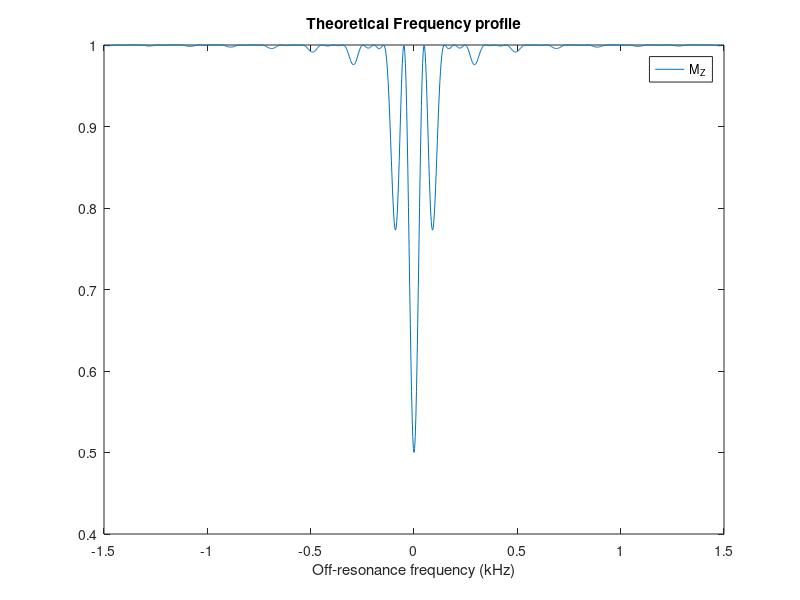

Write the MATLAB code that produced this figure.

B0 = 7; % [T]
GAMMA = 42.58; % [MHz/T], [kHz/mT]

BW_ppm = 5; % [ppm]
BW = BW_ppm*GAMMA*B0*1e-3; % [kHz]
%BW = 2; % [kHz] off-resonance frequency bandwidth (e.g. the linear gradient field)
df = linspace(-BW,BW); % [kHz]
Nf = 1000;
df = (-BW:2*BW/Nf:BW);

flipAngle = 30; % [deg]
T_rf = 5.12; % [ms]
B1 = (flipAngle*pi/180)/(2*pi*GAMMA*T_rf); % [mT]

T_d = 5; % [ms]

theta = acos(df./sqrt(GAMMA^2*B1^2+df.^2));
c = cos(theta);
s = sin(theta);

f_df = T_d*df*2*pi;
cf = cos(f_df);
sf = sin(f_df);

g_df = T_rf*sqrt(GAMMA^2*B1^2+df.^2)*2*pi;
cg = cos(g_df);
sg = sin(g_df);

gh_df = g_df/2;
cgh = cos(gh_df);
sgh = sin(gh_df);

Mz = (c.^2+cg.*s.^2).^2-s.^2.*sg.*(-2*c.*sf.*sgh.^2+cf.*sg)-c.*(-1+cg).*s.^2.*(2*cf.*c.*sgh.^2+sf.*sg);
figure;
plot(df,Mz);
title('Theoretical Frequency profile')
xlabel('Off-resonance frequency (kHz)'), legend('M_Z')